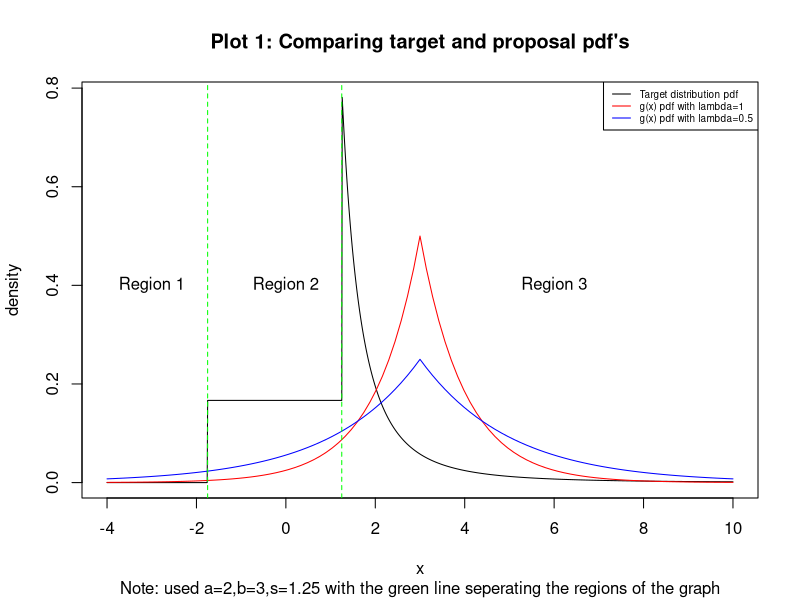
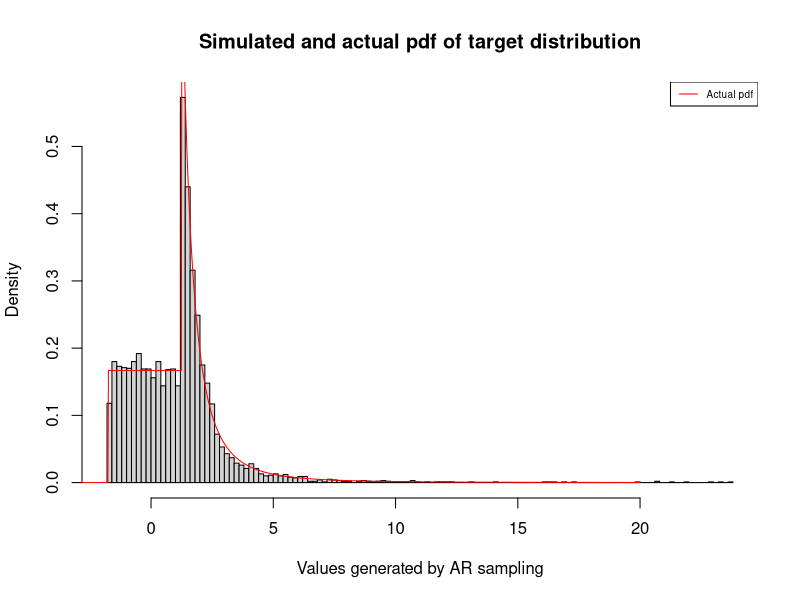

Reproduce these figures in R, in order.
## ---- chunk 1
#Setting up enviroment
setwd("~/Desktop/Statistical Computing/CW/SC-CW2")
## ---- chunk 2
#a
#Creating plots to help explain

gx.1 <- function(x){
  gx <- 0.5*exp(-abs(x-3))
  return(gx)
}

gx.2 <- function(x){
  gx <- 0.25*exp(-0.5*abs(x-3))
  return(gx)
}

pi.x <- function(x){
  pi <-NULL
  for (i in 1:length(x)){
  if (x[i]>1.25){
    pi[i] <- (2*1.25^(2))/(2*x[i]^(3))
  } else if (x[i] >= -1.75){
    pi[i] <- 1/6
  }else{
    pi[i] <- 0
  }
  }
  return(pi)
}

x<- seq(from=-4, to=10, by=0.01)

plot(x=x,y=pi.x(x),
     type="l",
     ylab = "density",
     main="Plot 1: Comparing target and proposal pdf's",
     sub="Note: used a=2,b=3,s=1.25 with the green line seperating the regions of the graph")
curve(gx.1(x),add=T,col="red")
curve(gx.2,add=T,col="blue")
abline(v=-1.75,lty=2,col="green")
abline(v=1.25,lty=2,col="green")
text(x=-3,y=0.4,labels="Region 1")
text(x=0,y=0.4,labels="Region 2")
text(x=6,y=0.4,labels="Region 3")
legend("topright", lty = c(1,1,1), cex = 0.6, col = c("black","red","blue"),
legend = c("Target distribution pdf","g(x) pdf with lambda=1","g(x) pdf with lambda=0.5"))
## ---- chunk 3
#c
q1.ar <- function(n,a,b,s,lambda,M){
  
    X <- NULL
    for (i in 1:n){
      repeat{
        #Drawing x from the proposal distibution 
        u <- runif(1)
        if (u<0.5){
          x <- b+log(2*u)/lambda
        }else {
          x <- b-log(2-2*u)/lambda
        }
        #Performing A-R sampling
        y <- runif(1)
        if (s < x){
          if(y <= (a*s^a)/(2*x^(a+1))/(M*lambda*exp(-lambda*abs(x-b))/2)){
            X[i]<-x
            break
          }
        } else if(s-b<x){
          if(y <= 1/(2*b)/(M*lambda*exp(-lambda*abs(x-b))/2)){
            X[i]<-x
            break
          }
        }
      }
    }
    return(X)
}

#d
set.seed(2022)
ar.sample <- q1.ar(5000,2,3,1.25,0.5,M=3.2*exp(0.875))
#Creating function to create actual pdf of target distribution
target.dist <- function(x,a,b,s){
  n<-length(x)
  y<-rep(0,n)
  for (i in 1:n){
  
  if (x[i]<s-b){
    y[i] <- 0
  }else if (x[i]>s){
    y[i] <- (a*s^a)/(2*x[i]^(a+1))
  } else {
    y[i] <- 1/(2*b)
  }
  }
  return(y)
}
## ---- chunk 4
#Creating curve of target distribution
hist(ar.sample,nclass=100,prob = T,
     xlab = "Values generated by AR sampling",
     main = "Simulated and actual pdf of target distribution");
curve(target.dist(x,2,3,1.25),from=-4,to=20,n=1000,add=T, lwd= 1, lty= 1,col="red");
legend("topright", lty = c(1), cex = 0.6, col = c("red"),
legend = c("Actual pdf"))
## ---- chunk 5
#e
#Using the plain Monte Carlo estimator of I (I_{n})

#Function to calculate the kth root of kth moment using plain Monte Carlo estimator
k.root.k.moment <- function(sample,n,k){
  output <- (1/n*sum(sample^k))^(1/k)
  return(output)
}
  
#k=2
round(k.root.k.moment(ar.sample,5000,2),3)
#2nd root of 2nd moment is 2.204 (3 d.p.)

#k=3
round(k.root.k.moment(ar.sample,5000,3),3)
#3rd root of 3rd moment is 3.350 (3 d.p.)
